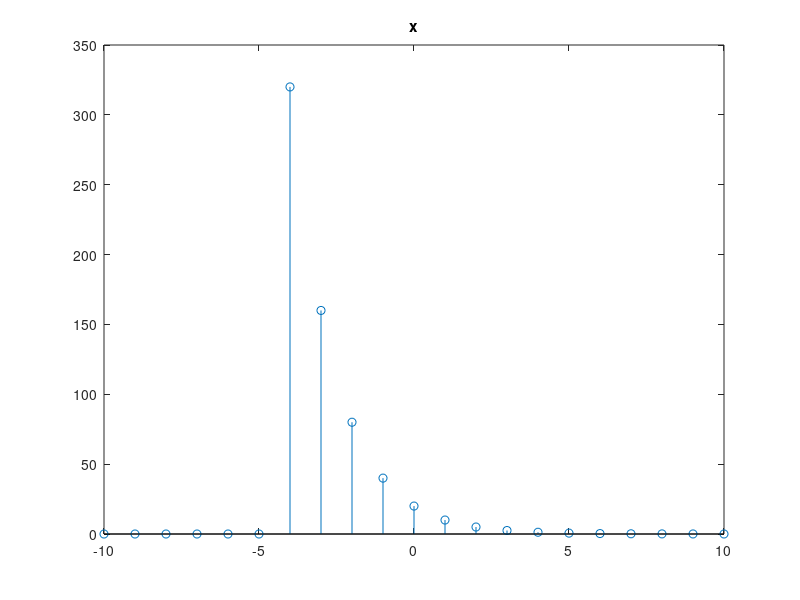

Recreate this plot in MATLAB.
n=-10:10;
x1=(1).*(n>=5);
x2=(1).*(n>=-6);
x3=(1).*(n>=-4);
l=10.*(n==5);
x=((0.2.^n).*(x1+x2).*l)+(20.*(0.5.^n).*(x3));
stem(n,x);
title('x');